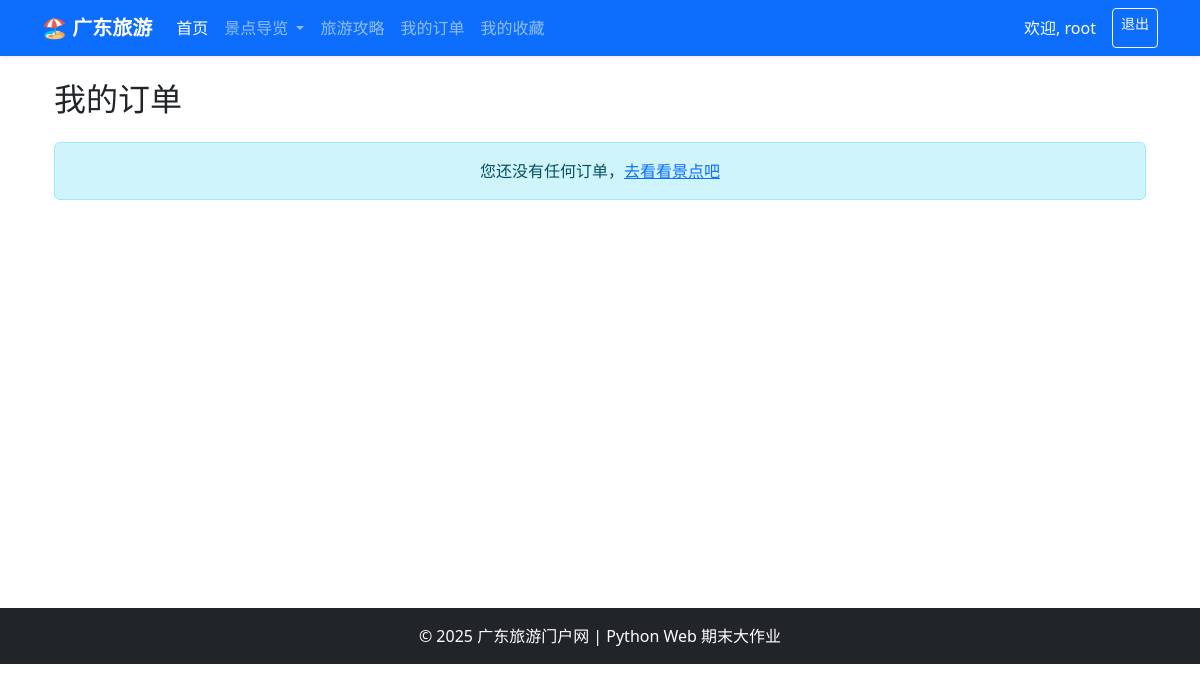
Before: /bookingApp/my_bookings/ (signed in) with the older database file.
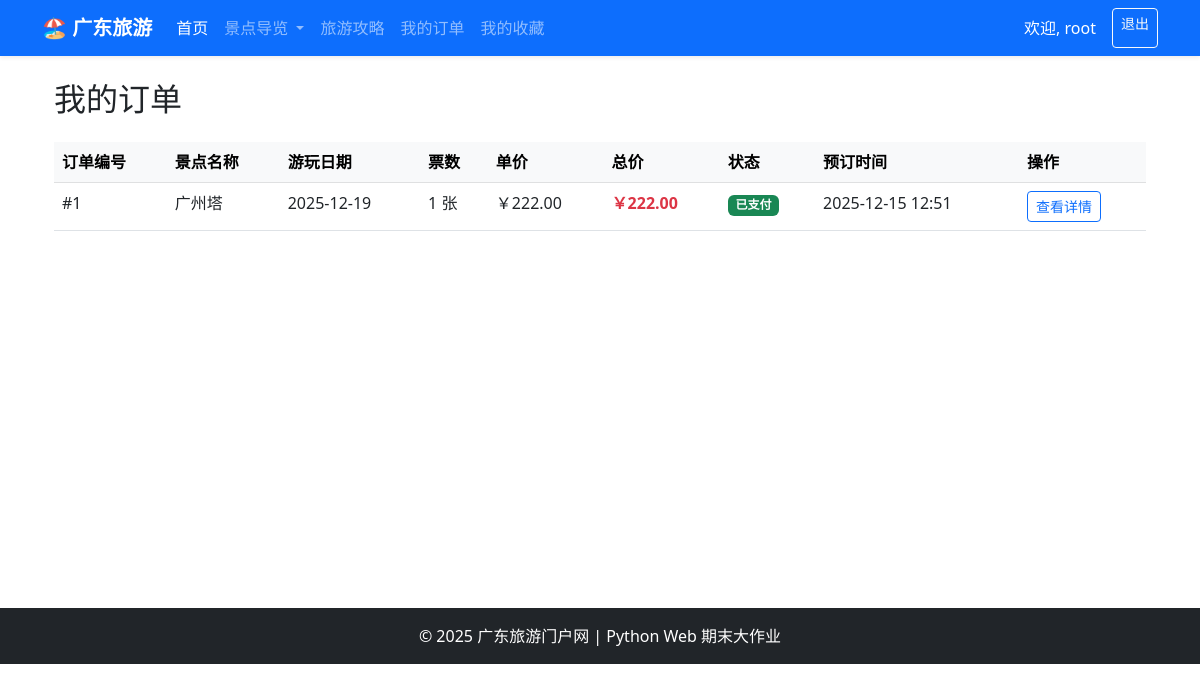
After: the same page with the newer database file.
### bookingApp/models.py (models this page shows, shortened)
class Booking(models.Model):
    STATUS_CHOICES = (
        ('pending', '待支付'),
        ('paid', '已支付'),
        ('cancelled', '已取消'),
    )
    user = models.ForeignKey(User, on_delete=models.CASCADE, verbose_name="下单用户")
    attraction = models.ForeignKey(Attraction, on_delete=models.CASCADE, verbose_name="预订景点")
    visit_date = models.DateField(verbose_name="游玩日期")
    quantity = models.PositiveIntegerField(default=1, verbose_name="票数")
    status = models.CharField(max_length=20, choices=STATUS_CHOICES, default='paid', verbose_name="状态")
    created_at = models.DateTimeField(default=timezone.now, null=True, blank=True, verbose_name="创建时间")
    @property
    def total_price(self):
        return self.attraction.price * self.quantity

### attractionsApp/models.py (models this page shows, shortened)
class Attraction(models.Model):
    REGION_CHOICES = (
        ('yue_bei', '粤北'),
        ('yue_xi', '粤西'),
        ('yue_nan', '粤南'),
        ('yue_dong', '粤东'),
        ('gang_ao', '港澳'),
    )
    CITY_CHOICES = (
        ('guangzhou', '广州'),
        ('shenzhen', '深圳'),
        ('foshan', '佛山'),
        ('dongguan', '东莞'),
        ('zhuhai', '珠海'),
        ('zhongshan', '中山'),
        ('jiangmen', '江门'),
        ('huizhou', '惠州'),
        ('zhaoqing', '肇庆'),
        ('shantou', '汕头'),
        ('chaozhou', '潮州'),
        ('other', '其他'),
    )
    TYPE_CHOICES = (
        ('natural', '自然'),
        ('cultural', '人文'),
        ('mixed', '综合'),
    )
    name = models.CharField(max_length=100, verbose_name="景点名称")
    region = models.CharField(max_length=20, choices=REGION_CHOICES, verbose_name="所属区域")
    city = models.CharField(max_length=20, choices=CITY_CHOICES, verbose_name="所属城市", default='guangzhou')
    attraction_type = models.CharField(max_length=20, choices=TYPE_CHOICES, verbose_name="景点类型", default='mixed')
    description = models.TextField(verbose_name="景点介绍")
    price = models.DecimalField(max_digits=7, decimal_places=2, verbose_name="门票价格")
    image = models.ImageField(upload_to='attractions/', verbose_name="封面图")
    opening_hours = models.CharField(max_length=200, verbose_name="开放时间", default="09:00-18:00")
    map_image = models.ImageField(upload_to='attractions/maps/', verbose_name="地图位置图", null=True, blank=True)
    view_count = models.PositiveIntegerField(default=0, verbose_name="浏览量")
    like_count = models.PositiveIntegerField(default=0, verbose_name="点赞数")
    created_at = models.DateTimeField(auto_now_add=True, verbose_name="创建时间")
    updated_at = models.DateTimeField(auto_now=True, verbose_name="更新时间")
    class Meta:
        ordering = ['-created_at']
        verbose_name = "景点"
        verbose_name_plural = "景点"

### bookingApp/views.py (the view)
# urls.py: path('my_bookings/', views.my_bookings, name='my_bookings'),  # 我的订单
@login_required
def my_bookings(request):
    bookings = Booking.objects.filter(user=request.user).order_by('-created_at')
    return render(request, 'booking/list.html', {'bookings': bookings})

### templates/booking/list.html (shortened to what this page needs)
{% extends 'base.html' %}
{% block content %}
<div class="container mt-4">
    <h2 class="mb-4">我的订单</h2>
    {% if bookings %}
        <div class="table-responsive">
            <table class="table table-hover">
                <thead class="table-light">
                    <tr>
                        <th>订单编号</th>
                        <th>景点名称</th>
                        <th>游玩日期</th>
                        <th>票数</th>
                        <th>单价</th>
                        <th>总价</th>
                        <th>状态</th>
                        <th>预订时间</th>
                        <th>操作</th>
                    </tr>
                </thead>
                <tbody>
                    {% for booking in bookings %}
                    <tr>
                        <td>#{{ booking.id }}</td>
                        <td>{{ booking.attraction.name }}</td>
                        <td>{{ booking.visit_date|date:"Y-m-d" }}</td>
                        <td>{{ booking.quantity }} 张</td>
                        <td>￥{{ booking.attraction.price }}</td>
                        <td class="text-danger fw-bold">￥{{ booking.total_price }}</td>
                        <td>
                            {% if booking.status == 'paid' %}
                                <span class="badge bg-success">已支付</span>
                            {% elif booking.status == 'pending' %}
                                <span class="badge bg-warning">待支付</span>
                            {% else %}
                                <span class="badge bg-secondary">已取消</span>
                            {% endif %}
                        </td>
                        <td>{{ booking.created_at|date:"Y-m-d H:i" }}</td>
                        <td>
                            <a href="{% url 'bookingApp:booking_detail' booking.id %}" class="btn btn-sm btn-outline-primary">查看详情</a>
                        </td>
                    </tr>
                    {% endfor %}
                </tbody>
            </table>
        </div>
    {% else %}
        <div class="alert alert-info text-center">
            <p class="mb-0">您还没有任何订单，<a href="{% url 'attractionsApp:attraction_list' %}">去看看景点吧</a></p>
        </div>
    {% endif %}
</div>
{% endblock %}

### templates/base.html (shortened to what this page needs)
<!DOCTYPE html>
<html lang="zh-CN">
<head>
    <link href="https://cdn.jsdelivr.net/npm/bootstrap@5.3.0/dist/css/bootstrap.min.css" rel="stylesheet">
</head>
<body>
    <nav class="navbar navbar-expand-lg navbar-dark bg-primary shadow-sm">
        <div class="container">
            <a class="navbar-brand fw-bold" href="{% url 'home' %}">🏖️ 广东旅游</a >
            <div class="collapse navbar-collapse" id="navbarNav">
                <ul class="navbar-nav me-auto">
                    <li class="nav-item">
                        <a class="nav-link active" href="/">首页</a >
                    </li>
                    <li class="nav-item dropdown">
                        <a class="nav-link dropdown-toggle" href="#" role="button" data-bs-toggle="dropdown">
                            景点导览
                        </a >
                    </li>
                    <li class="nav-item">
                        <a class="nav-link" href="{% url 'tripPlanApp:trip_plan_list' %}">旅游攻略</a >
                    </li>
                    <li class="nav-item">
                        <a class="nav-link" href="{% url 'bookingApp:my_bookings' %}">我的订单</a >
                    </li>
                    {% if user.is_authenticated %}
                    <li class="nav-item">
                        <a class="nav-link" href="{% url 'favoritesApp:my_favorites' %}">我的收藏</a >
                    </li>
                    {% endif %}
                </ul>
                <div class="d-flex">
                    {% if user.is_authenticated %}
                        <span class="navbar-text text-white me-3">
                            欢迎, {{ user.username }}
                        </span>
                        <a href="{% url 'logout' %}" class="btn btn-outline-light btn-sm">退出</a >
                    {% else %}
                        <a href="/login/" class="btn btn-outline-light btn-sm me-2">登录</a >
                        <a href="/register/" class="btn btn-light btn-sm">注册</a >
                    {% endif %}
                </div>
            </div>
        </div>
    </nav>
    <div class="container mt-4 mb-5" style="min-height: 60vh;">
        {% block content %}
        {% endblock %}
    </div>
    <footer class="bg-dark text-white text-center py-3 mt-auto">
        <div class="container">
            <p class="mb-0">&copy; 2025 广东旅游门户网 | Python Web 期末大作业</p >
        </div>
    </footer>
</body>
</html>
</html>

Changed rows visible on the page:
added Booking: id "1", attraction.name "广州塔", visit_date "2025-12-19", quantity "1", attraction.price "222.00", total_price "222.00", status "已支付", created_at "2025-12-15 12:51"
Other visible differences:
text no longer shown: "您还没有任何订单， 去看看景点吧"
text now shown: "订单编号 景点名称 游玩日期 票数 单价 总价 状态 预订时间 操作"
